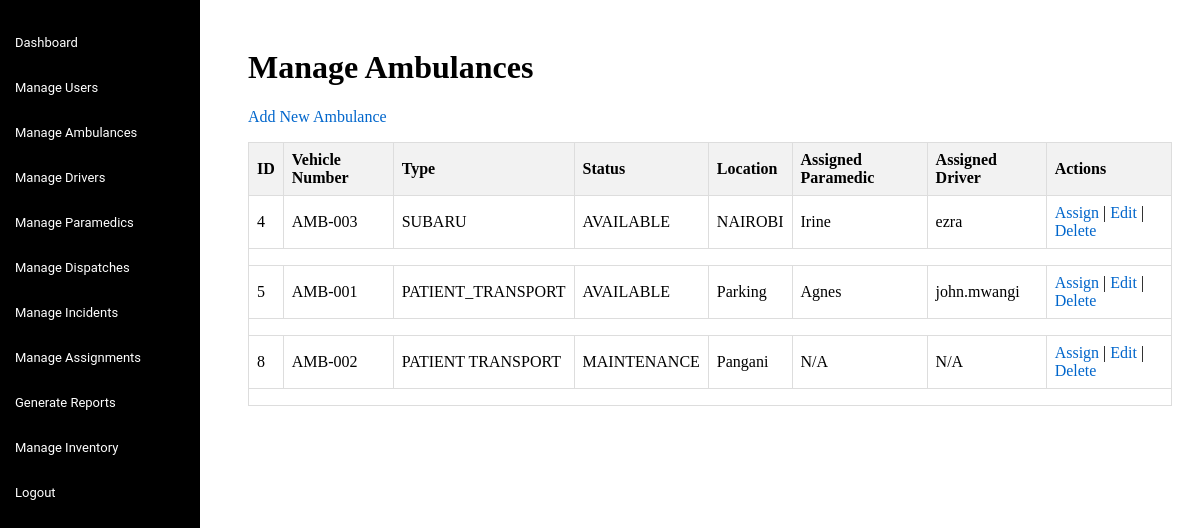
/admin/ambulances.php (signed in), run on the app's committed database.
### tables this page shows
CREATE TABLE `ambulance_assignments` (
  `id` int(11) NOT NULL,
  `ambulance_id` int(11) NOT NULL,
  `paramedic_id` int(11) DEFAULT NULL,
  `driver_id` int(11) DEFAULT NULL,
  `active` tinyint(1) DEFAULT 1,
  `created_at` timestamp NOT NULL DEFAULT current_timestamp()
);

CREATE TABLE `ambulances` (
  `id` int(11) NOT NULL,
  `vehicle_number` varchar(20) NOT NULL,
  `type` varchar(50) NOT NULL,
  `status` enum('AVAILABLE','DISPATCHED','MAINTENANCE') DEFAULT 'AVAILABLE',
  `location` varchar(100) DEFAULT NULL,
  `last_updated` timestamp NOT NULL DEFAULT current_timestamp()
);

CREATE TABLE `users` (
  `id` int(11) NOT NULL,
  `username` varchar(50) NOT NULL,
  `password` varchar(255) NOT NULL,
  `role` enum('ADMIN','DISPATCHER','PARAMEDIC','DRIVER') NOT NULL,
  `created_at` timestamp NOT NULL DEFAULT current_timestamp(),
  `email` varchar(100) DEFAULT NULL
);

### admin/ambulances.php (the view, shortened to what this page needs)
<?php
include '../includes/db_connect.php';
$query = "SELECT a.*, aa.paramedic_id, p.username AS paramedic_name, aa.driver_id, d.username AS driver_name
          FROM ambulances a
          LEFT JOIN ambulance_assignments aa ON a.id = aa.ambulance_id
          LEFT JOIN users p ON aa.paramedic_id = p.id
          LEFT JOIN users d ON aa.driver_id = d.id";
$result = mysqli_query($conn, $query);
?>
<!DOCTYPE html>
<html lang="en">
<head>
</head>
<body>
    <?php include 'includes/sidebar.php'; ?>
    <div class="content">
        <h1>Manage Ambulances</h1>
        <p><a href="add_ambulance.php">Add New Ambulance</a></p>
        <table>
            <tr>
                <th>ID</th>
                <th>Vehicle Number</th>
                <th>Type</th>
                <th>Status</th>
                <th>Location</th>
                <th>Assigned Paramedic</th>
                <th>Assigned Driver</th>
                <th>Actions</th>
            </tr>
            <?php while ($row = mysqli_fetch_assoc($result)) { ?>
                <tr>
                    <td><?php echo $row['id']; ?></td>
                    <td><?php echo htmlspecialchars($row['vehicle_number']); ?></td>
                    <td><?php echo htmlspecialchars($row['type']); ?></td>
                    <td><?php echo $row['status']; ?></td>
                    <td><?php echo htmlspecialchars($row['location']); ?></td>
                    <td><?php echo $row['paramedic_name'] ? htmlspecialchars($row['paramedic_name']) : 'N/A'; ?></td>
                    <td><?php echo $row['driver_name'] ? htmlspecialchars($row['driver_name']) : 'N/A'; ?></td>
                    <td>
                        <a href="javascript:void(0);" onclick="toggleAssignForm(<?php echo $row['id']; ?>)">Assign</a> |
                        <a href="edit_ambulance.php?id=<?php echo $row['id']; ?>">Edit</a> |
                        <a href="delete_ambulance.php?id=<?php echo $row['id']; ?>" onclick="return confirm('Are you sure?');">Delete</a>
                    </td>
                </tr>
                <tr>
                    <td colspan="8">
                    </td>
                </tr>
            <?php } ?>
        </table>
    </div>
</body>
</html>

### admin/includes/sidebar.php (shortened to what this page needs)
<div class="sidebar">
    <a href="dashboard.php">Dashboard</a>
    <a href="users.php">Manage Users</a>
    <a href="ambulances.php">Manage Ambulances</a>
    <a href="drivers.php">Manage Drivers</a>
    <a href="paramedics.php">Manage Paramedics</a>
    <a href="dispatches.php">Manage Dispatches</a>
    <a href="incidents.php">Manage Incidents</a>
    <a href="assignments.php">Manage Assignments</a>
    <a href="reports.php">Generate Reports</a>
    <a href="manage_inventory.php">Manage Inventory</a>
    <a href="../logout.php">Logout</a>
</div>

### admin/ambulances.php (style rules this page uses)
.content { margin-left: 220px; padding: 20px; }
table { width: 100%; border-collapse: collapse; }
th, td { border: 1px solid #ddd; padding: 8px; text-align: left; }
th { background-color: #f2f2f2; }
a { color: #0066cc; text-decoration: none; }

### admin/includes/sidebar.php (style rules this page uses)
.sidebar { width: 200px; height: 100%; position: fixed; top: 0; left: 0; background-color: black; padding-top: 20px; font-family: 'Roboto', sans-serif; }
.sidebar a { padding: 15px; text-decoration: none; font-size: 13px; color: white; display: block; }
.content { margin-left: 220px; padding: 20px; }

### data on the page
ambulance_assignments: ambulance "4", ambulance.vehicle_number "AMB-003", ambulance.type "SUBARU", ambulance.status "AVAILABLE", ambulance.location "NAIROBI", paramedic.username "Irine", driver.username "ezra"
ambulance_assignments: ambulance "5", ambulance.vehicle_number "AMB-001", ambulance.type "PATIENT_TRANSPORT", ambulance.status "AVAILABLE", ambulance.location "Parking", paramedic.username "Agnes", driver.username "john.mwangi"
ambulances: id "8", vehicle_number "AMB-002", type "PATIENT TRANSPORT", status "MAINTENANCE", location "Pangani", shows "N/A"
